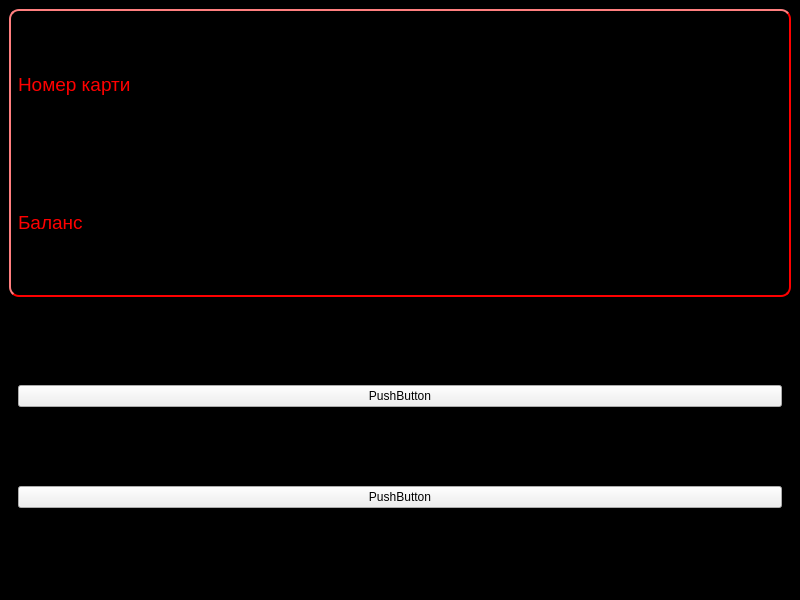
<?xml version="1.0" encoding="UTF-8"?>
<ui version="4.0">
 <class>MainWindow</class>
 <widget class="QMainWindow" name="MainWindow">
  <property name="geometry">
   <rect>
    <x>0</x>
    <y>0</y>
    <width>800</width>
    <height>600</height>
   </rect>
  </property>
  <property name="windowTitle">
   <string>MainWindow</string>
  </property>
  <property name="styleSheet">
   <string notr="true"/>
  </property>
  <widget class="QWidget" name="centralwidget">
   <property name="styleSheet">
    <string notr="true">QWidget#centralwidget {
	background: black;
}</string>
   </property>
   <layout class="QGridLayout" name="gridLayout_2">
    <item row="0" column="0">
     <widget class="QWidget" name="cardInfo" native="true">
      <property name="styleSheet">
       <string notr="true">QWidget#cardInfo {
	border-style: outset;
	border-radius: 10px;
	border-width: 2px;
	
	border-color: red;
}</string>
      </property>
      <layout class="QGridLayout" name="gridLayout">
       <item row="0" column="0">
        <widget class="QLabel" name="cardNumberText">
         <property name="font">
          <font>
           <pointsize>14</pointsize>
          </font>
         </property>
         <property name="styleSheet">
          <string notr="true">QLabel#cardNumberText {
	color: red;
	background: black;
}</string>
         </property>
         <property name="text">
          <string>Номер карти</string>
         </property>
        </widget>
       </item>
       <item row="1" column="0">
        <widget class="QLabel" name="balanceText">
         <property name="font">
          <font>
           <pointsize>14</pointsize>
          </font>
         </property>
         <property name="styleSheet">
          <string notr="true">QLabel#balanceText {
	color:red;
	background: black;
}</string>
         </property>
         <property name="text">
          <string>Баланс</string>
         </property>
        </widget>
       </item>
       <item row="0" column="1">
        <widget class="QLabel" name="cardNumber">
         <property name="font">
          <font>
           <pointsize>14</pointsize>
          </font>
         </property>
         <property name="styleSheet">
          <string notr="true">QLabel#cardNumber {
	color:red;
	background: black;
}</string>
         </property>
         <property name="text">
          <string/>
         </property>
        </widget>
       </item>
       <item row="1" column="1">
        <widget class="QLabel" name="balance">
         <property name="font">
          <font>
           <pointsize>14</pointsize>
          </font>
         </property>
         <property name="styleSheet">
          <string notr="true">QLabel#balance {
	color:red;
	background: black;
}</string>
         </property>
         <property name="text">
          <string/>
         </property>
        </widget>
       </item>
      </layout>
     </widget>
    </item>
    <item row="1" column="0">
     <widget class="QWidget" name="cardMenu" native="true">
      <layout class="QGridLayout" name="gridLayout_3">
       <item row="1" column="0">
        <widget class="QPushButton" name="pushButton">
         <property name="text">
          <string>PushButton</string>
         </property>
        </widget>
       </item>
       <item row="0" column="0">
        <widget class="QPushButton" name="pushButton_2">
         <property name="text">
          <string>PushButton</string>
         </property>
        </widget>
       </item>
      </layout>
     </widget>
    </item>
   </layout>
  </widget>
 </widget>
 <resources/>
 <connections/>
</ui>
